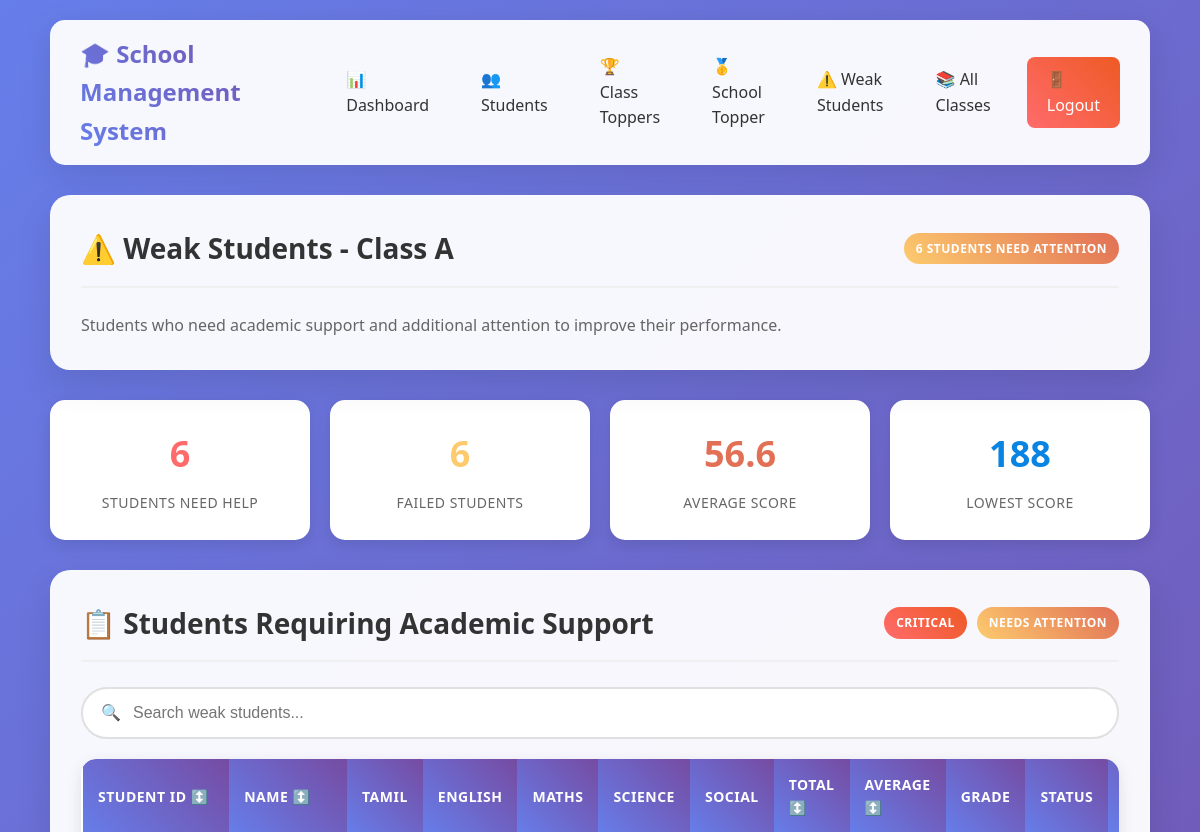
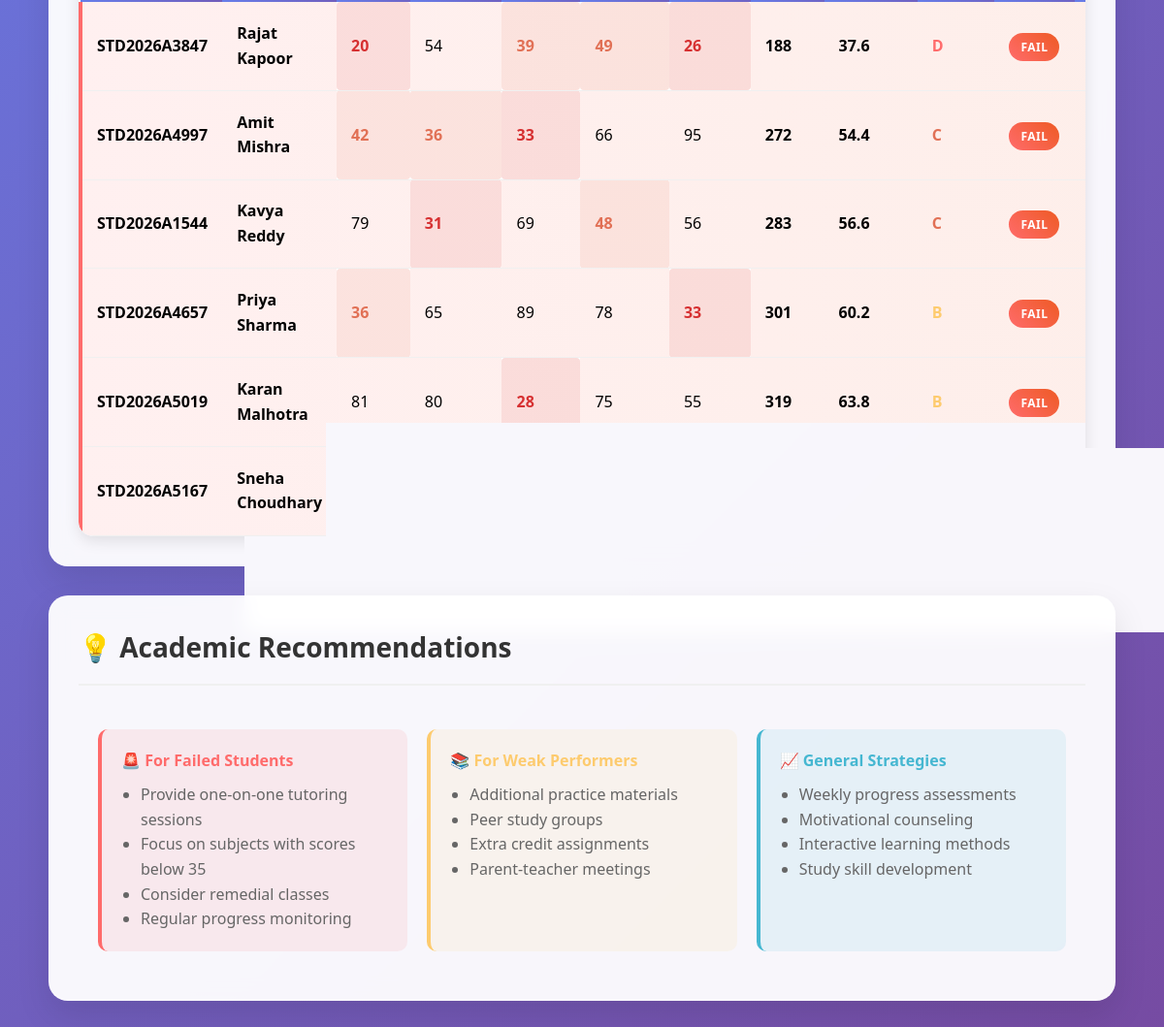
Screenshot of /weak-students (signed in) with the database file from the repository (2 pictures, top to bottom).
### tables this page shows
CREATE TABLE students (
            id INTEGER PRIMARY KEY AUTOINCREMENT,
            student_id TEXT UNIQUE NOT NULL,
            name TEXT NOT NULL,
            class TEXT NOT NULL,
            class_teacher TEXT NOT NULL,
            tamil INTEGER,
            english INTEGER,
            maths INTEGER,
            science INTEGER,
            social INTEGER,
            total INTEGER,
            average REAL,
            grade TEXT,
            status TEXT,
            created_at TIMESTAMP DEFAULT CURRENT_TIMESTAMP
        );

### app.py (the view)
    def decorated_function(*args, **kwargs):
        if 'teacher_id' not in session:
            return redirect(url_for('login'))
        return f(*args, **kwargs)

### app.py (called while the page is built)
def get_db():
    conn = sqlite3.connect("students.db")
    conn.row_factory = sqlite3.Row
    return conn

def login_required(f):
    def decorated_function(*args, **kwargs):
        if 'teacher_id' not in session:
            return redirect(url_for('login'))
        return f(*args, **kwargs)
    decorated_function.__name__ = f.__name__
    return decorated_function

@app.route("/weak-students")
@login_required
def weak_students():
    teacher_class = session.get('teacher_class')
    conn = get_db()
    weak_students = conn.execute("""
        SELECT * FROM students
        WHERE class = ? AND (status = 'FAIL' OR average < 50)
        ORDER BY average ASC
    """, (teacher_class,)).fetchall()
    conn.close()
    return render_template("weak_students.html", weak_students=weak_students, teacher_class=teacher_class)

### templates/weak_students.html (shortened to what this page needs)
<!DOCTYPE html>
<html lang="en">
<head>
    <link rel="stylesheet" href="/static/style.css">
</head>
<body>
    <div class="container">
        <nav class="navbar">
            <div class="nav-brand">
                🎓 School Management System
            </div>
            <div class="nav-links">
                <a href="/dashboard" class="nav-link">📊 Dashboard</a>
                <a href="/" class="nav-link">👥 Students</a>
                <a href="/class-toppers" class="nav-link">🏆 Class Toppers</a>
                <a href="/school-topper" class="nav-link">🥇 School Topper</a>
                <a href="/weak-students" class="nav-link">⚠️ Weak Students</a>
                <a href="/all-classes" class="nav-link">📚 All Classes</a>
                <a href="/logout" class="nav-link logout-btn">🚪 Logout</a>
            </div>
        </nav>
        <div class="card">
            <div class="card-header">
                <h1 class="card-title">⚠️ Weak Students - Class {{ teacher_class }}</h1>
                <span class="badge badge-warning">{{ weak_students|length }} Students Need Attention</span>
            </div>
            <p style="color: #666; font-size: 16px;">
                Students who need academic support and additional attention to improve their performance.
            </p>
        </div>
        {% if weak_students %}
            <div class="stats-grid">
                <div class="stat-card">
                    <div class="stat-number" style="color: #ff6b6b;">{{ weak_students|length }}</div>
                    <div class="stat-label">Students Need Help</div>
                </div>
                <div class="stat-card">
                    <div class="stat-number" style="color: #fdcb6e;">
                        {% set failed_count = weak_students|selectattr('status', 'equalto', 'FAIL')|list|length %}
                        {{ failed_count }}
                    </div>
                    <div class="stat-label">Failed Students</div>
                </div>
                <div class="stat-card">
                    <div class="stat-number" style="color: #e17055;">
                        {% set weak_avg = (weak_students|map(attribute='average')|sum / weak_students|length) %}
                        {{ "%.1f"|format(weak_avg) }}
                    </div>
                    <div class="stat-label">Average Score</div>
                </div>
                <div class="stat-card">
                    <div class="stat-number" style="color: #0984e3;">
                        {% set lowest_score = weak_students|map(attribute='total')|min %}
                        {{ lowest_score }}
                    </div>
                    <div class="stat-label">Lowest Score</div>
                </div>
            </div>
            <div class="card">
                <div class="card-header">
                    <h2 class="card-title">📋 Students Requiring Academic Support</h2>
                    <div style="display: flex; gap: 10px;">
                        <span class="badge badge-danger">Critical</span>
                        <span class="badge badge-warning">Needs Attention</span>
                    </div>
                </div>
                <div class="search-box">
                    <span class="search-icon">🔍</span>
                    <input type="text" id="weakStudentSearch" class="search-input" placeholder="Search weak students..." onkeyup="filterWeakStudents()">
                </div>
                <div class="table-container">
                    <table class="table">
                        <thead>
                            <tr>
                                <th onclick="sortWeakTable(0)" style="cursor: pointer;">Student ID ↕️</th>
                                <th onclick="sortWeakTable(1)" style="cursor: pointer;">Name ↕️</th>
                                <th>Tamil</th>
                                <th>English</th>
                                <th>Maths</th>
                                <th>Science</th>
                                <th>Social</th>
                                <th onclick="sortWeakTable(7)" style="cursor: pointer;">Total ↕️</th>
                                <th onclick="sortWeakTable(8)" style="cursor: pointer;">Average ↕️</th>
                                <th>Grade</th>
                                <th>Status</th>
                                <th>Priority</th>
                            </tr>
                        </thead>
                        <tbody>
                            {% for student in weak_students %}
                            <tr class="{{ 'critical-row' if student['status'] == 'FAIL' else 'warning-row' }}">
                                <td><strong>{{ student['student_id'] }}</strong></td>
                                <td><strong>{{ student['name'] }}</strong></td>
                                <td class="{{ 'fail-mark' if student['tamil'] < 35 else 'weak-mark' if student['tamil'] < 50 else '' }}">
                                    {{ student['tamil'] }}
                                </td>
                                <td class="{{ 'fail-mark' if student['english'] < 35 else 'weak-mark' if student['english'] < 50 else '' }}">
                                    {{ student['english'] }}
                                </td>
                                <td class="{{ 'fail-mark' if student['maths'] < 35 else 'weak-mark' if student['maths'] < 50 else '' }}">
                                    {{ student['maths'] }}
                                </td>
                                <td class="{{ 'fail-mark' if student['science'] < 35 else 'weak-mark' if student['science'] < 50 else '' }}">
                                    {{ student['science'] }}
                                </td>
                                <td class="{{ 'fail-mark' if student['social'] < 35 else 'weak-mark' if student['social'] < 50 else '' }}">
                                    {{ student['social'] }}
                                </td>
                                <td><strong>{{ student['total'] }}</strong></td>
                                <td><strong>{{ "%.1f"|format(student['average']) }}</strong></td>
                                <td>
                                    <span class="grade-{{ student['grade'].lower().replace('+', '-plus') }}">
                                        {{ student['grade'] }}
                                    </span>
                                </td>
                                <td>
                                    <span class="badge badge-{{ 'danger' if student['status'] == 'FAIL' else 'warning' }}">
                                        {{ student['status'] }}
                                    </span>
                                </td>
                                <td>
                                </td>
                            </tr>
                            {% endfor %}
                        </tbody>
                    </table>
                </div>
            </div>
            <div class="card">
                <div class="card-header">
                    <h2 class="card-title">💡 Academic Recommendations</h2>
                </div>
                <div style="padding: 20px;">
                    <div style="display: grid; grid-template-columns: repeat(auto-fit, minmax(300px, 1fr)); gap: 20px;">
                        <div style="background: rgba(255, 107, 107, 0.1); padding: 20px; border-radius: 10px; border-left: 4px solid #ff6b6b;">
                            <h4 style="color: #ff6b6b; margin-bottom: 10px;">🚨 For Failed Students</h4>
                            <ul style="margin: 0; padding-left: 20px; color: #666;">
                                <li>Provide one-on-one tutoring sessions</li>
                                <li>Focus on subjects with scores below 35</li>
                                <li>Consider remedial classes</li>
                                <li>Regular progress monitoring</li>
                            </ul>
                        </div>
                        <div style="background: rgba(253, 203, 110, 0.1); padding: 20px; border-radius: 10px; border-left: 4px solid #fdcb6e;">
                            <h4 style="color: #fdcb6e; margin-bottom: 10px;">📚 For Weak Performers</h4>
                            <ul style="margin: 0; padding-left: 20px; color: #666;">
                                <li>Additional practice materials</li>
                                <li>Peer study groups</li>
                                <li>Extra credit assignments</li>
                                <li>Parent-teacher meetings</li>
                            </ul>
                        </div>
                        <div style="background: rgba(69, 183, 209, 0.1); padding: 20px; border-radius: 10px; border-left: 4px solid #45B7D1;">
                            <h4 style="color: #45B7D1; margin-bottom: 10px;">📈 General Strategies</h4>
                            <ul style="margin: 0; padding-left: 20px; color: #666;">
                                <li>Weekly progress assessments</li>
                                <li>Motivational counseling</li>
                                <li>Interactive learning methods</li>
                                <li>Study skill development</li>
                            </ul>
                        </div>
                    </div>
                </div>
            </div>
        {% endif %}
    </div>
</body>
</html>

### static/style.css (style rules this page uses)
* { margin: 0; padding: 0; box-sizing: border-box; }
body { font-family: 'Segoe UI', Tahoma, Geneva, Verdana, sans-serif; background: linear-gradient(135deg, #667eea 0%, #764ba2 100%); min-height: 100vh; line-height: 1.6; }
.container { width: 95%; max-width: 1400px; margin: 0 auto; padding: 20px; }
.navbar { background: rgba(255, 255, 255, 0.95); backdrop-filter: blur(10px); padding: 15px 30px; border-radius: 15px; margin-bottom: 30px; box-shadow: 0 8px 32px rgba(0, 0, 0, 0.1); display: flex; justify-content: space-between; align-items: center; }
.nav-brand { font-size: 24px; font-weight: bold; background: linear-gradient(45deg, #667eea, #764ba2); -webkit-background-clip: text; -webkit-text-fill-color: transparent; }
.nav-links { display: flex; gap: 20px; align-items: center; }
.nav-link { text-decoration: none; color: #333; font-weight: 500; padding: 8px 16px; border-radius: 8px; transition: all 0.3s ease; }
.logout-btn { background: linear-gradient(45deg, #ff6b6b, #ee5a24); color: white !important; padding: 10px 20px !important; }
.card { background: rgba(255, 255, 255, 0.95); backdrop-filter: blur(10px); padding: 30px; border-radius: 20px; margin-bottom: 30px; box-shadow: 0 15px 35px rgba(0, 0, 0, 0.1); border: 1px solid rgba(255, 255, 255, 0.2); transition: transform 0.3s ease, box-shadow 0.3s ease; }
.card-header { display: flex; justify-content: space-between; align-items: center; margin-bottom: 25px; padding-bottom: 15px; border-bottom: 2px solid #f0f0f0; }
.card-title { font-size: 28px; font-weight: bold; color: #333; }
.table-container { overflow-x: auto; border-radius: 15px; box-shadow: 0 5px 15px rgba(0, 0, 0, 0.1); }
.table { width: 100%; border-collapse: collapse; background: white; border-radius: 15px; overflow: hidden; }
.table th { background: linear-gradient(45deg, #667eea, #764ba2); color: white; padding: 15px; text-align: left; font-weight: 600; text-transform: uppercase; font-size: 14px; letter-spacing: 0.5px; }
.table td { padding: 15px; border-bottom: 1px solid #f0f0f0; vertical-align: middle; }
.table tbody tr { transition: all 0.3s ease; }
.badge { padding: 6px 12px; border-radius: 20px; font-size: 12px; font-weight: 600; text-transform: uppercase; letter-spacing: 0.5px; }
.badge-danger { background: linear-gradient(45deg, #ff6b6b, #ee5a24); color: white; }
.badge-warning { background: linear-gradient(45deg, #fdcb6e, #e17055); color: white; }
.grade-b { color: #fdcb6e; font-weight: bold; }
.grade-c { color: #e17055; font-weight: bold; }
.grade-d { color: #ff6b6b; font-weight: bold; }
.stats-grid { display: grid; grid-template-columns: repeat(auto-fit, minmax(250px, 1fr)); gap: 20px; margin-bottom: 30px; }
.stat-card { background: white; padding: 25px; border-radius: 15px; box-shadow: 0 5px 15px rgba(0, 0, 0, 0.1); text-align: center; transition: all 0.3s ease; }
.stat-number { font-size: 36px; font-weight: bold; margin-bottom: 10px; }
.stat-label { color: #666; font-size: 14px; text-transform: uppercase; letter-spacing: 0.5px; }
.search-box { position: relative; margin-bottom: 20px; }
.search-input { width: 100%; padding: 15px 20px 15px 50px; border: 2px solid #e0e0e0; border-radius: 50px; font-size: 16px; transition: all 0.3s ease; }
.search-icon { position: absolute; left: 20px; top: 50%; transform: translateY(-50%); color: #999; }

### templates/weak_students.html (style rules this page uses)
.critical-row { background: linear-gradient(90deg, rgba(255, 107, 107, 0.1) 0%, rgba(238, 90, 36, 0.1) 100%); border-left: 4px solid #ff6b6b; }
.fail-mark { color: #d63031; font-weight: bold; background: rgba(214, 48, 49, 0.1); padding: 2px 6px; border-radius: 4px; }
.weak-mark { color: #e17055; font-weight: bold; background: rgba(225, 112, 85, 0.1); padding: 2px 6px; border-radius: 4px; }

### rows the page displays
students: student_id "STD2026A3847", name "Rajat Kapoor", tamil "20", english "54", maths "39", science "49", social "26", total "188", average "37.6", grade "D", status "FAIL"
students: student_id "STD2026A4997", name "Amit Mishra", tamil "42", english "36", maths "33", science "66", social "95", total "272", average "54.4", grade "C", status "FAIL"
students: student_id "STD2026A1544", name "Kavya Reddy", tamil "79", english "31", maths "69", science "48", social "56", total "283", average "56.6", grade "C", status "FAIL"
students: student_id "STD2026A4657", name "Priya Sharma", tamil "36", english "65", maths "89", science "78", social "33", total "301", average "60.2", grade "B", status "FAIL"
students: student_id "STD2026A5019", name "Karan Malhotra", tamil "81", english "80", maths "28", science "75", social "55", total "319", average "63.8", grade "B", status "FAIL"
students: student_id "STD2026A5167", name "Sneha Choudhary"

### other values shown
{{ teacher_class }} "A"
{{ weak_students|length }} "6"
{{ failed_count }} "6"
{{ "%.1f"|format(weak_avg) }} "56.6"
{{ lowest_score }} "188"
